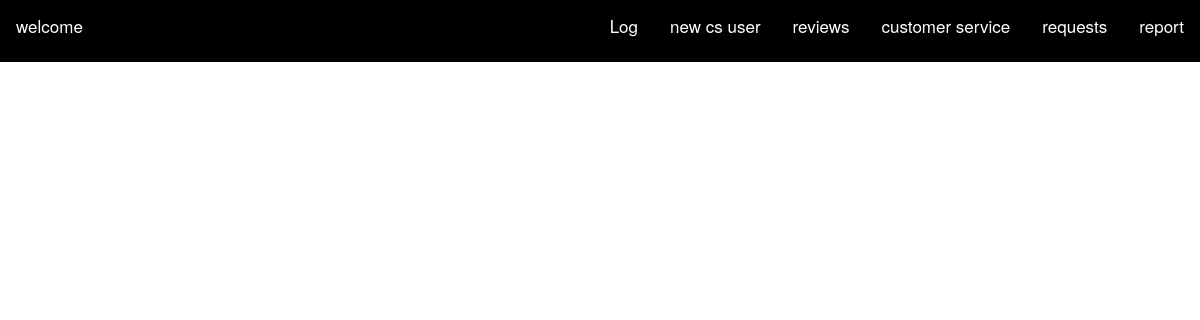
The page /quality_control/log.php on the database as committed earlier.
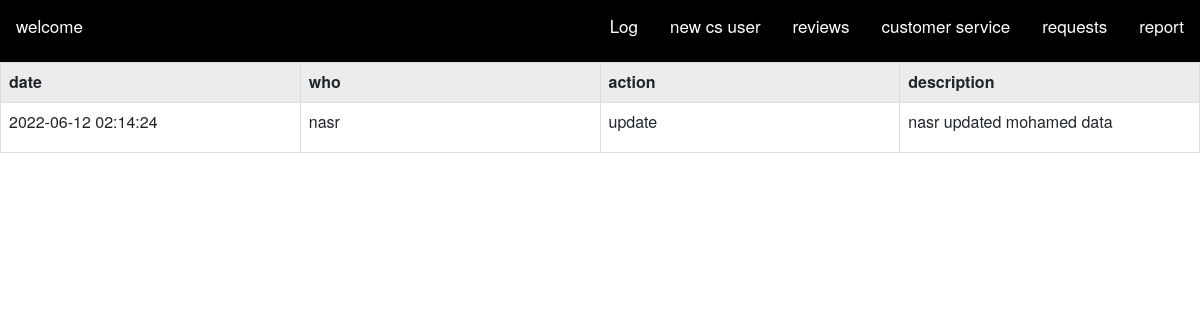
The same page on the database as committed later.
### tables this page shows
CREATE TABLE `log` (
  `date` timestamp NOT NULL DEFAULT current_timestamp() ON UPDATE current_timestamp(),
  `who` varchar(50) NOT NULL,
  `action` varchar(50) NOT NULL,
  `description` varchar(150) NOT NULL
);

### quality_control/log.php (the view, shortened to what this page needs)
<html>
      <link rel="stylesheet"
href="https://maxcdn.bootstrapcdn.com/bootstrap/3.4.1/css/bootstrap.min.css">
<link href="https://cdn.jsdelivr.net/npm/bootstrap@5.2.0-beta1/dist/css/bootstrap.min.css" rel="stylesheet">
<head>
</head>
<?php
$servername = "localhost";
$username = "root";
$password = "";
$dbname = "egway";
$conn = new mysqli($servername, $username, $password, $dbname);
$query= "SELECT * FROM `log` WHERE 1";
$result=$conn->query($query);
$req_count=mysqli_num_rows($result);
if($req_count>0){
    ?>
    <table class="table table-striped table-hover table-bordered">
        <tr>
        <th>date</th>
        <th>who</th>
        <th>action</th>
        <th>description</th>
        </tr>
        <?php
    while($row = $result->fetch_assoc()){
        ?>
<tr>
    <td>    <?php echo $row['date'] ?>    </td>
      <td>  <p> <?php echo $row['who'] ?>    </p></td>
     <td>   <p> <?php echo $row['action'] ?>  </p></td>
     <td>   <p> <?php echo $row['description'] ?>   </p> </td>
    </tr>
<?php
    }
    ?>
    </table>
    <?php
}
?>
</html>

Rows that differ between the two databases and show on the page:
added log: date "2022-06-12 02:14:24", who "nasr", action "update", description "nasr updated mohamed data"
Other text that changed with them:
text now shown: "date who action description"
